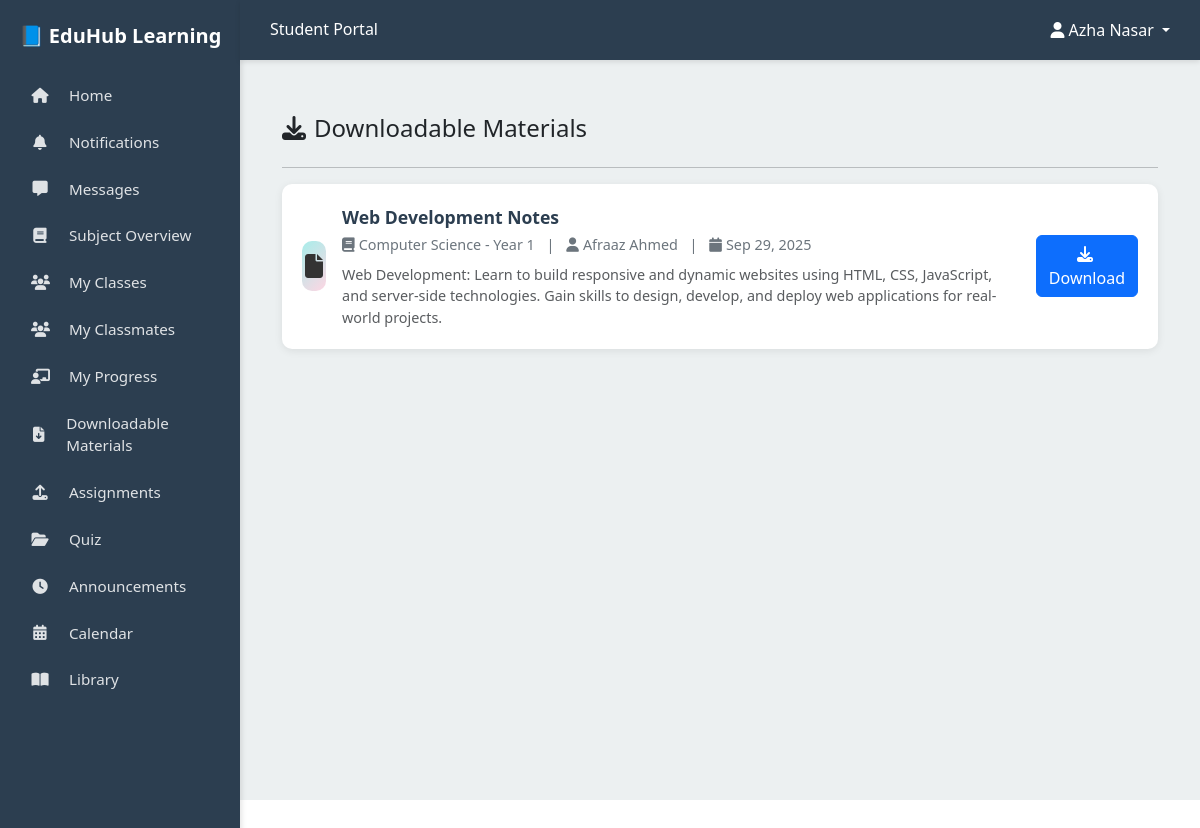
Page /s_materials.php (signed in) on the committed database.
### tables this page shows
CREATE TABLE `student` (
  `student_id` int(11) NOT NULL,
  `user_id` int(11) NOT NULL,
  `name` varchar(100) NOT NULL,
  `email` varchar(100) NOT NULL,
  `password` varchar(255) NOT NULL,
  `class_id` int(11) NOT NULL,
  `student_number` varchar(20) DEFAULT NULL,
  `phone` varchar(20) DEFAULT NULL,
  `address` text DEFAULT NULL,
  `date_of_birth` date DEFAULT NULL,
  `enrollment_date` date DEFAULT curdate(),
  `profile_image` varchar(255) DEFAULT NULL,
  `created_at` timestamp NOT NULL DEFAULT current_timestamp(),
  `updated_at` timestamp NOT NULL DEFAULT current_timestamp() ON UPDATE current_timestamp(),
  `status` enum('Active','Suspended') NOT NULL DEFAULT 'Active'
);

CREATE TABLE `files` (
  `file_id` int(11) NOT NULL,
  `file_name` varchar(255) NOT NULL,
  `file_path` varchar(500) NOT NULL,
  `uploaded_by` int(11) NOT NULL,
  `class_id` int(11) NOT NULL,
  `upload_date` datetime NOT NULL DEFAULT current_timestamp(),
  `description` text DEFAULT NULL
);

CREATE TABLE `class` (
  `class_id` int(11) NOT NULL,
  `class_name` varchar(100) NOT NULL
);

CREATE TABLE `teacher` (
  `teacher_id` int(11) NOT NULL,
  `user_id` int(11) NOT NULL,
  `name` varchar(100) NOT NULL,
  `profile_image` varchar(255) DEFAULT NULL,
  `email` varchar(100) NOT NULL,
  `password` varchar(255) NOT NULL,
  `employee_id` varchar(20) DEFAULT NULL,
  `department` varchar(100) DEFAULT NULL,
  `phone` varchar(20) DEFAULT NULL,
  `office_location` varchar(100) DEFAULT NULL,
  `specialization` varchar(100) DEFAULT NULL,
  `hire_date` date DEFAULT NULL,
  `status` varchar(20) DEFAULT 'Active',
  `created_at` timestamp NOT NULL DEFAULT current_timestamp()
);

### s_materials.php (the view, shortened to what this page needs)
<?php
include('dbcon.php');
$student_id = $_SESSION['student_id'];
$class_query = "SELECT class_id FROM student WHERE student_id = ?";
$stmt = $conn->prepare($class_query);
$stmt->bind_param("i", $student_id);
$stmt->execute();
$class_result = $stmt->get_result()->fetch_assoc();
$student_class_id = $class_result['class_id'];
$materials_query = "SELECT
                      f.*,
                      c.class_name,
                      t.name as teacher_name
                    FROM files f
                    JOIN class c ON f.class_id = c.class_id
                    JOIN teacher t ON f.uploaded_by = t.teacher_id
                    WHERE f.class_id = ?
                    ORDER BY f.upload_date DESC";
$stmt = $conn->prepare($materials_query);
$stmt->bind_param("i", $student_class_id);
$stmt->execute();
$materials = $stmt->get_result();
include('student_layout.php');
?>
<!DOCTYPE html>
<html lang="en">
<head>
    <link href="https://cdn.jsdelivr.net/npm/bootstrap@5.3.0/dist/css/bootstrap.min.css" rel="stylesheet">
</head>
<body>
<div class="container-fluid mt-4">
    <h4 class="mb-4">
        <i class="fas fa-download me-2"></i>Downloadable Materials
    </h4>
    <hr>
    <?php if ($materials->num_rows > 0): ?>
        <?php while($material = $materials->fetch_assoc()):
            $ext = strtolower(pathinfo($material['file_name'], PATHINFO_EXTENSION));
            if (in_array($ext, ['pdf'])) {
                $icon_class = 'icon-pdf';
                $icon = 'fa-file-pdf';
            } elseif (in_array($ext, ['doc', 'docx'])) {
                $icon_class = 'icon-doc';
                $icon = 'fa-file-word';
            } elseif (in_array($ext, ['ppt', 'pptx'])) {
                $icon_class = 'icon-ppt';
                $icon = 'fa-file-powerpoint';
            } else {
                $icon_class = 'icon-default';
                $icon = 'fa-file';
            }
        ?>
            <div class="material-card">
                <div class="d-flex align-items-center">
                    <div class="material-icon <?= $icon_class ?>">
                        <i class="fas <?= $icon ?>"></i>
                    </div>
                    <div class="flex-grow-1">
                        <div class="material-title"><?= htmlspecialchars($material['file_name']) ?></div>
                        <div class="material-meta">
                            <i class="fas fa-book me-1"></i><?= htmlspecialchars($material['class_name']) ?>
                            <span class="mx-2">|</span>
                            <i class="fas fa-user me-1"></i><?= htmlspecialchars($material['teacher_name']) ?>
                            <span class="mx-2">|</span>
                            <i class="fas fa-calendar me-1"></i><?= date('M d, Y', strtotime($material['upload_date'])) ?>
                        </div>
                        <?php if (!empty($material['description'])): ?>
                            <p class="mb-0 mt-2 text-muted" style="font-size: 0.9rem;">
                                <?= nl2br(htmlspecialchars($material['description'])) ?>
                            </p>
                        <?php endif; ?>
                    </div>
                    <a href="<?= htmlspecialchars($material['file_path']) ?>"
                       class="btn btn-primary ms-3"
                       download>
                        <i class="fas fa-download me-1"></i>Download
                    </a>
                </div>
            </div>
        <?php endwhile; ?>
    <?php endif; ?>
</div>
</body>
</html>

### student_layout.php (shortened to what this page needs)
<?php
include('dbcon.php');
$student_id = $_SESSION['student_id'] ?? null;
$query = "SELECT name, profile_image FROM student WHERE student_id = ?";
$stmt = $conn->prepare($query);
$stmt->bind_param("i", $student_id);
$stmt->execute();
$result = $stmt->get_result();
$row = $result->fetch_assoc();
$student_name = $row['name'] ?? 'Student';
?>
<!DOCTYPE html>
<html lang="en">
<head>
    <link href="https://cdn.jsdelivr.net/npm/bootstrap@5.3.0/dist/css/bootstrap.min.css" rel="stylesheet">
    <link rel="stylesheet" href="https://cdnjs.cloudflare.com/ajax/libs/font-awesome/6.5.0/css/all.min.css">
</head>
<body>
    <div class="sidebar d-flex flex-column p-2">
        <h5 class="text-center mt-3 mb-4">📘 EduHub Learning</h5>
        <a href="student_Dashboard.php" class="nav-link"><i class="fas fa-home me-2"></i> Home</a>
        <a href="s_notifications.php" class="nav-link"><i class="fas fa-bell me-2"></i> Notifications</a>
        <a href="s_messages.php" class="nav-link"><i class="fas fa-comment-alt me-2"></i> Messages</a>
        <a href="s_subject_overview.php" class="nav-link"><i class="fas fa-book me-2"></i> Subject Overview</a>
        <a href="s_classes.php" class="nav-link"><i class="fas fa-users me-2"></i> My Classes</a>
        <a href="s_classmates.php" class="nav-link"><i class="fas fa-users me-2"></i> My Classmates</a>
        <a href="s_progress.php" class="nav-link"><i class="fas fa-chalkboard-teacher me-2"></i> My Progress</a>
        <a href="s_materials.php" class="nav-link"><i class="fas fa-file-download me-2"></i> Downloadable Materials</a>
        <a href="s_assignments.php" class="nav-link"><i class="fas fa-upload me-2"></i> Assignments</a>
        <a href="s_quiz.php" class="nav-link"><i class="fas fa-folder-open me-2"></i> Quiz</a>
        <a href="s_announcements.php" class="nav-link"><i class="fas fa-clock me-2"></i> Announcements</a>
        <a href="s_calendar.php" class="nav-link"><i class="fas fa-calendar-alt me-2"></i> Calendar</a>
        <a href="library_student.php" class="nav-link"><i class="fas fa-book-open me-2"></i> Library</a>
    </div>
    <div class="topbar">
        <h6 class="mb-0">Student Portal</h6>
        <div class="dropdown">
            <a href="#" class="dropdown-toggle" id="dropdownMenuButton" data-bs-toggle="dropdown" aria-expanded="false">
                <i class="fas fa-user"></i> <?php echo htmlspecialchars($student_name); ?>
            </a>
        </div>
    </div>
    <div class="content">

### student_layout.php (style rules this page uses)
body { font-family: 'Segoe UI', sans-serif; margin: 0; padding: 0; height: 100vh; overflow: hidden; }
.sidebar { position: fixed; top: 0; left: 0; height: 100%; width: 240px; background-color: #2c3e50; color: white; z-index: 50; box-shadow: 2px 0 5px rgba(0,0,0,0.1); padding-top: 60px; }
.sidebar h5 { margin-top: 20px; text-align: center; font-weight: bold; }
.sidebar .nav-link { color: rgba(255,255,255,0.85); padding: 12px 20px; display: flex; align-items: center; gap: 12px; transition: all 0.2s ease; border-left: 3px solid transparent; text-decoration: none; font-size: 0.95rem; }
.sidebar .nav-link i { width: 18px; text-align: center; font-size: 0.95rem; }
.topbar { position: fixed; top: 0; left: 240px; right: 0; height: 60px; background: #2c3e50; color: white; padding: 0 30px; display: flex; justify-content: space-between; align-items: center; z-index: 60; box-shadow: 0 2px 5px rgba(0,0,0,0.1); }
.topbar .dropdown { position: relative; z-index: 70; }
.topbar h6 { margin: 0; font-weight: 500; font-size: 1rem; color: white; }
.content { margin-left: 240px; margin-top: 60px; padding: 30px; height: calc(100vh - 60px); overflow-y: auto; overflow-x: hidden; background-color: #ecf0f1; position: relative; z-index: 1; }
.dropdown-toggle { color: white !important; text-decoration: none; }
.dropdown-toggle::after { display: inline-block; margin-left: 0.5em; vertical-align: middle; }

### s_materials.php (style rules this page uses)
.material-card { background: white; border-radius: 10px; padding: 1.25rem; margin-bottom: 1rem; box-shadow: 0 2px 8px rgba(0,0,0,0.08); transition: transform 0.2s ease; }
.material-icon { width: 50px; height: 50px; border-radius: 10px; display: flex; align-items: center; justify-content: center; font-size: 1.5rem; margin-right: 1rem; }
.icon-default { background: linear-gradient(135deg, #a8edea 0%, #fed6e3 100%); color: #333; }
.material-title { font-size: 1.1rem; font-weight: 600; color: #2c3e50; margin-bottom: 0.25rem; }
.material-meta { font-size: 0.9rem; color: #6c757d; }

### rows in the picture
student: name "Azha Nasar"
files: file_name "Web Development Notes", class.class_name "Computer Science - Year 1", uploaded_by.name "Afraaz Ahmed", upload_date "Sep 29, 2025", description "Web Development: Learn to build responsive and dynamic websites using HTML, CSS, JavaScript, and server-side technologies. Gain skills to design, develop, and deploy web applications for real-world projects."
